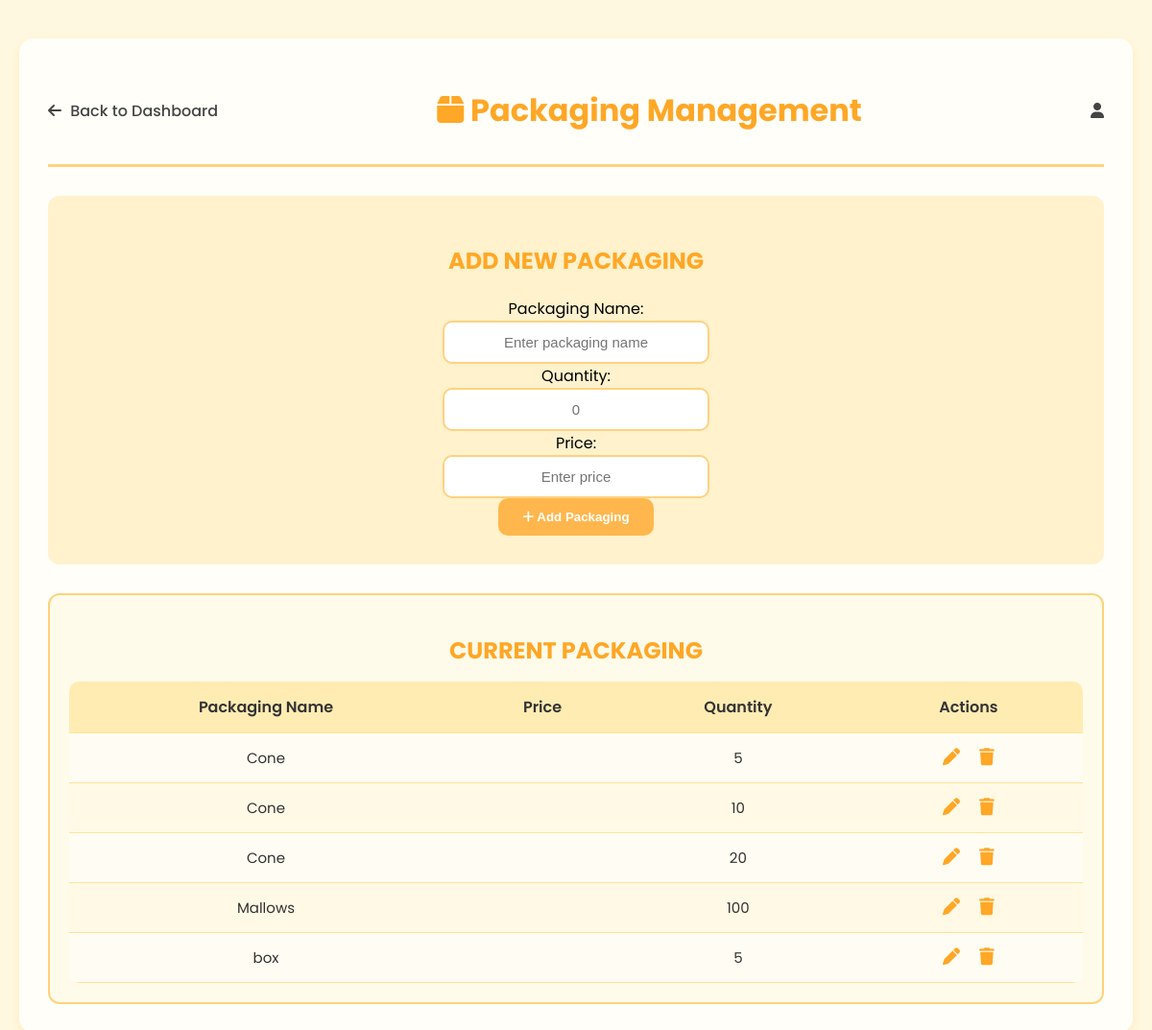
The app's page /packaging/ with its own data.
### dashboard/models.py (models this page shows, shortened)
class Packaging(models.Model):
    name = models.CharField(max_length=100)
    quantity = models.PositiveIntegerField(default=0)

### dashboard/views.py (the view, shortened to what this page needs)
# urls.py: path('packaging/', views.add_packaging, name='packaging'),
def add_packaging(request):
    packaging_list = Packaging.objects.all().order_by('name')
    packaging_to_edit = None
    if 'edit' in request.GET:
        packaging_to_edit = get_object_or_404(Packaging, id=request.GET['edit'])
    return render(request, 'dashboard/packaging.html', {
        'packaging_list': packaging_list,
        'packaging_to_edit': packaging_to_edit
    })

### dashboard/templates/dashboard/packaging.html (shortened to what this page needs)
{% load static %}
<!DOCTYPE html>
<html lang="en">
<head>
  <link rel="stylesheet" href="https://cdnjs.cloudflare.com/ajax/libs/font-awesome/6.5.0/css/all.min.css">
  <link rel="stylesheet" href="{% static 'css/packaging.css' %}">
</head>
<body>
  <div class="container">
    <header class="header">
      <a href="{% url 'home' %}" class="back-btn">
        <i class="fa-solid fa-arrow-left"></i> Back to Dashboard
      </a>
      <h1><i class="fa-solid fa-box"></i> Packaging Management</h1>
      <div class="admin-profile">
        <i class="fa-solid fa-user"></i>
      </div>
    </header>
    <section class="add-form">
      <h2>ADD NEW PACKAGING</h2>
      <form method="POST" action="{% url 'add_packaging' %}">
        <div class="form-section">
          <div>
            <label>Packaging Name:</label><br>
            <input type="text" name="name" placeholder="Enter packaging name" required>
          </div>
          <div>
            <label>Quantity:</label><br>
            <input type="number" name="quantity" placeholder="0" min="0" required>
          </div>
          <div>
            <label>Price:</label><br>
            <input type="text" name="price" placeholder="Enter price">
          </div>
          <button type="submit" class="add-btn">
            <i class="fa-solid fa-plus"></i> Add Packaging
          </button>
        </div>
      </form>
    </section>
    <section class="flavor-list">
      <h2>CURRENT PACKAGING</h2>
      <table>
        <thead>
          <tr>
            <th>Packaging Name</th>
            <th>Price</th>
            <th>Quantity</th>
            <th>Actions</th>
          </tr>
        </thead>
        <tbody>
          {% for pack in packaging_list %}
            <tr>
              {% if packaging_to_edit and packaging_to_edit.id == pack.id %}
                <form method="POST" action="{% url 'packaging' %}" class="inline-edit-form">
                  {% csrf_token %}
                  <td><input type="text" name="name" value="{{ pack.name }}"></td>
                  <td><input type="text" name="price" value="{{ pack.price }}"></td>
                  <td><input type="number" name="quantity" value="{{ pack.quantity }}"></td>
                  <td class="actions">
                    <button type="submit" name="action" value="update_packaging">Save</button>
                    <a href="{% url 'packaging' %}" class="cancel-btn">Cancel</a>
                    <input type="hidden" name="packaging_id" value="{{ pack.id }}">
                  </td>
                </form>
              {% else %}
                <td>{{ pack.name }}</td>
                <td>{{ pack.price }}</td>
                <td>{{ pack.quantity }}</td>
                <td class="actions">
                  <a href="{% url 'packaging' %}?edit={{ pack.id }}" title="Edit"><i class="fa-solid fa-pen"></i></a>
                  <a href="{% url 'delete_packaging' pack.id %}"
                     onclick="return confirm('Are you sure you want to delete {{ pack.name }}?')"
                     title="Delete"><i class="fa-solid fa-trash"></i></a>
                </td>
              {% endif %}
            </tr>
          {% empty %}
            <tr><td colspan="4" class="no-data">No packaging found.</td></tr>
          {% endfor %}
        </tbody>
      </table>
    </section>
  </div>
</body>
</html>

### dashboard/static/css/packaging.css (style rules this page uses)
body { font-family: 'Poppins', sans-serif; background-color: #fff8e1; margin: 0; padding: 0; }
.container { max-width: 1100px; margin: 40px auto; background: #fffef8; border-radius: 15px; box-shadow: 0 4px 12px rgba(255, 188, 61, 0.2); padding: 30px; }
.header { display: flex; align-items: center; justify-content: space-between; border-bottom: 3px solid #ffd27f; padding-bottom: 10px; }
.header h1 { color: #ffa726; font-weight: 700; }
.back-btn { color: #444; text-decoration: none; font-weight: 500; }
.back-btn i { margin-right: 5px; }
.admin-profile { display: flex; align-items: center; gap: 10px; color: #333; font-weight: 500; }
.admin-profile i { color: #444; }
.add-form { background-color: #fff2cc; border-radius: 12px; padding: 30px; text-align: center; margin-top: 30px; }
.add-form h2 { color: #ffa726; font-weight: 700; margin-bottom: 20px; }
.add-form form { display: flex; justify-content: center; gap: 15px; flex-wrap: wrap; }
.add-form input { padding: 12px; border: 2px solid #ffd27f; border-radius: 10px; width: 250px; text-align: center; font-size: 15px; outline: none; }
.add-btn { background-color: #ffb74d; color: #fff; border: none; border-radius: 10px; padding: 12px 25px; font-weight: 600; cursor: pointer; transition: 0.3s ease; }
.flavor-list { background: #fffbea; border: 2px solid #ffd27f; border-radius: 12px; margin-top: 30px; padding: 20px; }
.flavor-list h2 { text-align: center; color: #ffa726; font-weight: 700; margin-bottom: 15px; }
table { width: 100%; border-collapse: collapse; background-color: #fffdf3; border-radius: 10px; overflow: hidden; }
th, td { padding: 14px; text-align: center; border-bottom: 1px solid #ffe29a; }
th { background-color: #ffecb3; color: #333; font-weight: 600; }
td { color: #333; font-size: 15px; }
tr:nth-child(even) { background-color: #fff9e6; }
.actions a { margin: 0 8px; color: #ffa726; text-decoration: none; transition: 0.3s; }
.actions i { font-size: 18px; }

### dashboard/templates/dashboard/packaging.html (style rules this page uses)
input[type=number] { -moz-appearance: textfield; }

### records on screen
Packaging: name "Cone", quantity "5"
Packaging: name "Cone", quantity "10"
Packaging: name "Cone", quantity "20"
Packaging: name "Mallows", quantity "100"
Packaging: name "box", quantity "5"
